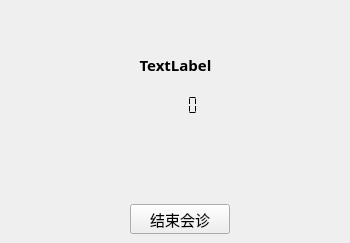
             <widget class="QWidget" name="consultant_speaking_page">
              <widget class="QLabel" name="consultant_speaking_name_label">
               <property name="geometry">
                <rect>
                 <x>10</x>
                 <y>50</y>
                 <width>331</width>
                 <height>30</height>
                </rect>
               </property>
               <property name="sizePolicy">
                <sizepolicy hsizetype="Expanding" vsizetype="Minimum">
                 <horstretch>0</horstretch>
                 <verstretch>0</verstretch>
                </sizepolicy>
               </property>
               <property name="minimumSize">
                <size>
                 <width>0</width>
                 <height>30</height>
                </size>
               </property>
               <property name="maximumSize">
                <size>
                 <width>16777215</width>
                 <height>30</height>
                </size>
               </property>
               <property name="font">
                <font>
                 <family>宋体</family>
                 <pointsize>11</pointsize>
                 <weight>75</weight>
                 <bold>true</bold>
                </font>
               </property>
               <property name="text">
                <string>TextLabel</string>
               </property>
               <property name="alignment">
                <set>Qt::AlignCenter</set>
               </property>
              </widget>
              <widget class="QLCDNumber" name="consultant_lcd_number">
               <property name="geometry">
                <rect>
                 <x>150</x>
                 <y>90</y>
                 <width>51</width>
                 <height>31</height>
                </rect>
               </property>
               <property name="frameShape">
                <enum>QFrame::NoFrame</enum>
               </property>
               <property name="segmentStyle">
                <enum>QLCDNumber::Flat</enum>
               </property>
              </widget>
              <widget class="QPushButton" name="consultant_end_button">
               <property name="geometry">
                <rect>
                 <x>130</x>
                 <y>204</y>
                 <width>100</width>
                 <height>30</height>
                </rect>
               </property>
               <property name="sizePolicy">
                <sizepolicy hsizetype="Minimum" vsizetype="Minimum">
                 <horstretch>0</horstretch>
                 <verstretch>0</verstretch>
                </sizepolicy>
               </property>
               <property name="minimumSize">
                <size>
                 <width>100</width>
                 <height>30</height>
                </size>
               </property>
               <property name="maximumSize">
                <size>
                 <width>100</width>
                 <height>30</height>
                </size>
               </property>
               <property name="font">
                <font>
                 <family>宋体</family>
                 <pointsize>11</pointsize>
                </font>
               </property>
               <property name="styleSheet">
                <string notr="true"/>
               </property>
               <property name="text">
                <string>结束会诊</string>
               </property>
               <property name="icon">
                <iconset resource="ultrasound_consultant.qrc">
                 <normaloff>:/UltrasoundConsultant/Resources/hang_up.png</normaloff>:/UltrasoundConsultant/Resources/hang_up.png</iconset>
               </property>
              </widget>
             </widget>
